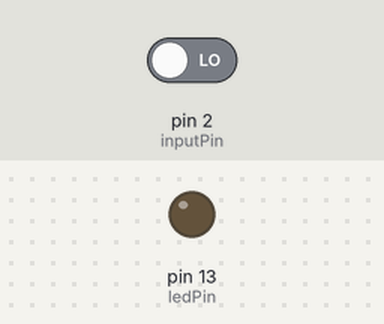
Simulated run of this sketch. Board: Arduino Uno, built with avr-gcc and run on an emulated ATmega328P. Parts: output pins drawn as LEDs (lit = HIGH). Inputs (shaded band) come from the test bench; at power-on: pin 2 (inputPin) LOW.

Above: at 1.2 s.
1.3 s: pin 2 (inputPin) driven HIGH
At 2.4 s:
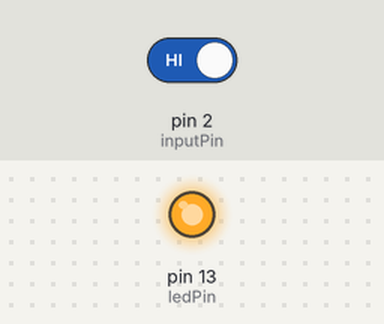
2.8 s: pin 2 (inputPin) driven LOW
At 3.6 s:
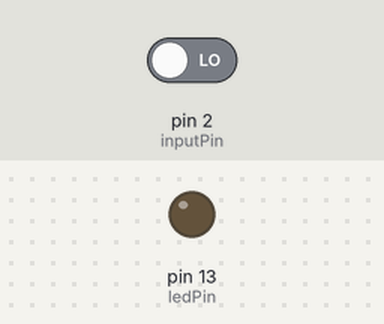
Timing chart, 0 to 5.8 s (numbered marks = the images above; inputs shaded):
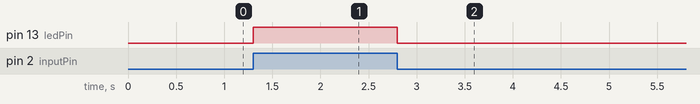

The sketch:

pushbutton.ino
```cpp
const int inputPin = 2;
const int ledPin = 13;

void setup() {
  pinMode(inputPin, INPUT);
  pinMode(ledPin, OUTPUT);
}

void loop() {
  int status = digitalRead(inputPin);
  if (status == HIGH) {
   digitalWrite(ledPin, HIGH);
  } else {
   digitalWrite(ledPin, LOW);
  }
}
```

Measured:
- after the input at 1.3 s, pin 13 (ledPin): LOW → HIGH at once
- after the input at 2.8 s, pin 13 (ledPin): HIGH → LOW at once
